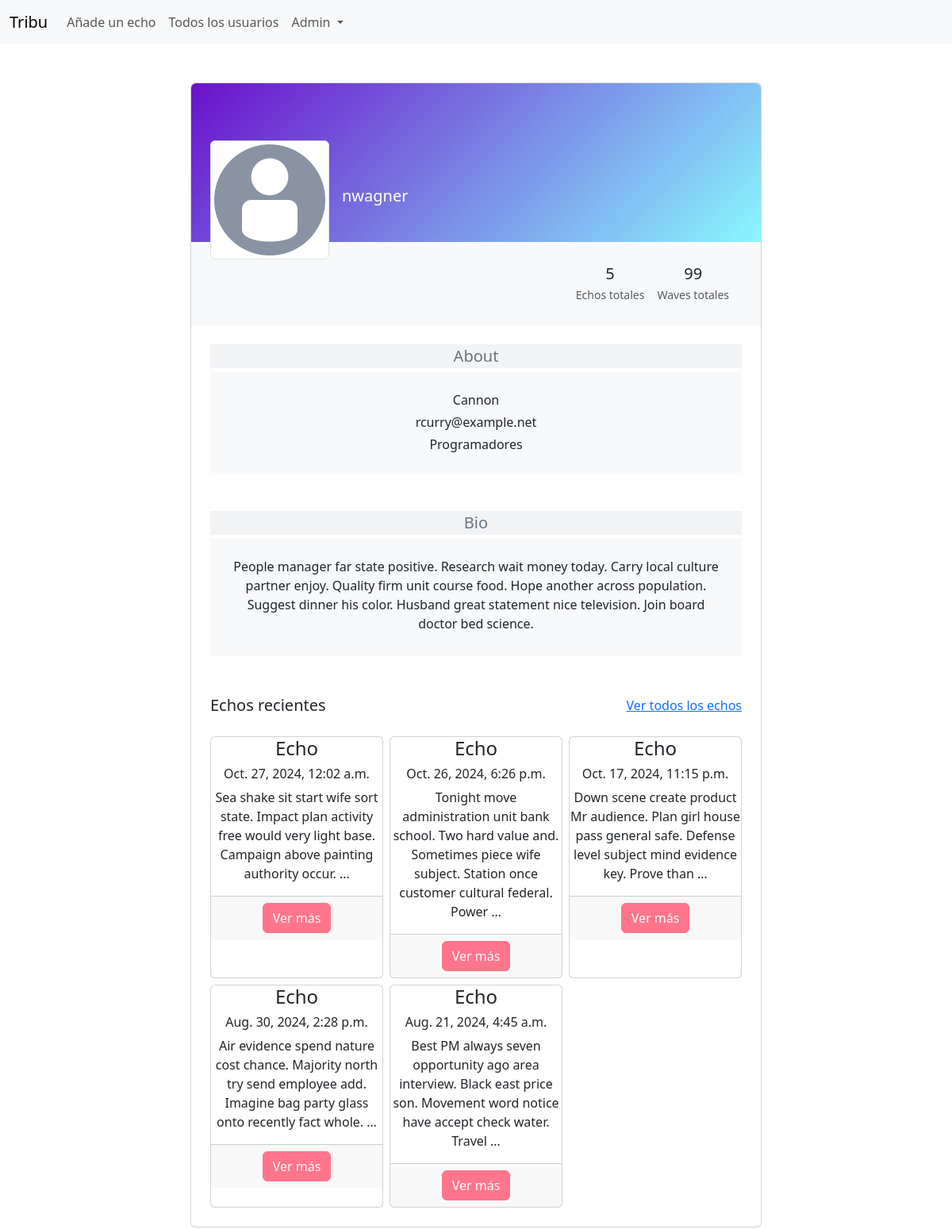
The app's page /users/nwagner/ (signed in) with its own data.
### users/models.py (models this page shows, shortened)
class Profile(models.Model):
    user = models.OneToOneField(
        settings.AUTH_USER_MODEL, on_delete=models.CASCADE, related_name='profile'
    )
    avatar = models.ImageField(
        blank=True, null=True, upload_to='avatars', default='avatars/noavatar.png'
    )
    bio = models.TextField(blank=True)

### echos/models.py (models this page shows, shortened)
class Echo(models.Model):
    content = models.TextField(max_length=350)
    created_at = models.DateTimeField(auto_now_add=True)
    updated_at = models.DateTimeField(auto_now=True)
    user = models.ForeignKey(
        settings.AUTH_USER_MODEL,
        on_delete=models.CASCADE,
    )
    class Meta:
        ordering = ['-created_at']

### users/views.py (the view)
# urls.py: path('<str:username>/', views.user_detail, name='user-detail'),
@login_required
def user_detail(request, username: str):
    user = get_user(username)
    echos = get_echos(user)[:5]
    total_waves = Wave.objects.filter(user=user).count()
    return render(
        request,
        'users/user_profile.html',
        dict(user=user, echos=echos, total_echos=echos.count(), total_waves=total_waves),
    )

### users/views.py (called while the page is built)
def get_user(username: str):
    return User.objects.get(username=username)

def get_echos(user: object):
    return Echo.objects.filter(user=user)

### users/templates/users/user_profile.html (shortened to what this page needs)
{% extends "base.html" %}
{% block content %}
  <section class="h-100 gradient-custom-2">
    <div class="container py-5 h-100">
      <div class="row d-flex justify-content-center">
        <div class="col col-lg-9 col-xl-8">
          <div class="card">
            <div class="rounded-top text-white d-flex flex-row" style="background: linear-gradient(135deg, #6a11cb 0%, #89f7fe 100%); height:200px;">
              <div class="ms-4 mt-5 d-flex flex-column" style="width: 150px;">
                <img src="{{user.profile.avatar.url}}"
                  alt="Generic placeholder image" class="img-fluid img-thumbnail mt-4 mb-2"
                  style="width: 150px; z-index: 1">
              </div>
              <div class="ms-3" style="margin-top: 130px;">
                <h5>{{user.username}}</h5>
              </div>
            </div>
            <div class="p-4 text-black bg-body-tertiary">
              <div class="d-flex justify-content-end text-center py-1 text-body">
                <div>
                  <p class="mb-1 h5">{{total_echos}}</p>
                  <p class="small text-muted mb-0">Echos totales</p>
                </div>
                <div class="px-3">
                  <p class="mb-1 h5">{{total_waves}}</p>
                  <p class="small text-muted mb-0">Waves totales</p>
                </div>
              </div>
            </div>
            <div class="card-body p-4 text-black">
              <div class="mb-5  text-body">
                <p class="lead fw-normal mb-1 btn-secondary">About</p>
                <div class="p-4 bg-body-tertiary">
                  <p class="font-italic mb-1">{{user.last_name}}</p>
                  <p class="font-italic mb-1">{{user.email}}</p>
                  <p class="font-italic mb-0">Programadores</p>
                </div>
              </div>
              <div class="mb-5  text-body">
                <p class="lead fw-normal mb-1 btn-secondary">Bio</p>
                <div class="p-4 bg-body-tertiary">
                  <p class="font-italic mb-1">{{user.profile.bio}}</p>
                </div>
              </div>
              <div class="d-flex justify-content-between align-items-center mb-4 text-body">
                <p class="lead fw-normal mb-0">Echos recientes</p>
                <p class="mb-0"> <a href="{% url "users:user-echos" user.username %}">Ver todos los echos</a></p>
              </div>
              <div class="row g-2">
                      {% for echo in echos %}
                      <div class="col-md-4 col-sm-6 content-card d-flex">
                          <div class="card-big-shadow">
                              <div class="card card-just-text h-100" data-background="color" data-color="green" data-radius="none">
                                  <div class="content">
                                      <h4 class="category">Echo</h4>
                                      <h6 class="title">{{echo.created_at}}</h6>
                                      <p class="description">{{echo.content|truncatewords:20}}</p>
                                      <div class="card-footer text-center mt-auto d-flex justify-content-center align-center">
                                        <a class="btn btn-primary text-decoration-none text-light" href="{% url 'echos:echo-detail' echo.pk %}">Ver más</a>
                                    </div>
                                  </div>
                              </div>
                          </div>
                      </div>
                      {% endfor %}
                  <div class="col mb-2">
                  </div>
            </div>
          </div>
        </div>
      </div>
    </div>
  </section>
{% endblock %}

### shared/templates/components/header.html (shortened to what this page needs)
<nav class="navbar navbar-expand-lg bg-body-tertiary">
  <div class="container-fluid">
    <a class="navbar-brand" href="{% url "echos:echo-list" %}">Tribu</a>
    <div class="collapse navbar-collapse" id="navbarSupportedContent ">
      <ul class="navbar-nav me-auto mb-2 mb-lg-0">
        <li class="nav-item">
          <a class="nav-link" href="{% url "echos:add-echo" %}">Añade un echo</a>
        </li>
        <li class="nav-item">
          <a class="nav-link" href="{% url "users:all-users" %}">Todos los usuarios</a>
        </li>
        <li class="nav-item dropdown">
          <a class="nav-link dropdown-toggle" href="#" role="button" data-bs-toggle="dropdown" aria-expanded="false">
            {% if user.is_authenticated %}
              {{ request.user|capfirst }}
            {% else %}
              Sin usuario
            {% endif %}
          </a>
        </li>
      </ul>
    </div>
  </div>
</nav>

### shared/templates/base.html (style rules this page uses)
.btn-primary { background-color: #ff758c; border-color: #ff758c; }
.btn-secondary { background-color: #f1f3f5; color: #6c757d; border-color: #f1f3f5; }

### records on screen
Echo: created_at "Oct. 27, 2024, 12:02 a.m.", content "Sea shake sit start wife sort state. Impact plan activity free would very light base. Campaign above painting authority occur. …"
Echo: created_at "Oct. 26, 2024, 6:26 p.m.", content "Tonight move administration unit bank school. Two hard value and. Sometimes piece wife subject. Station once customer cultural federal. Power …"
Echo: created_at "Oct. 17, 2024, 11:15 p.m.", content "Down scene create product Mr audience. Plan girl house pass general safe. Defense level subject mind evidence key. Prove than …"
Echo: created_at "Aug. 30, 2024, 2:28 p.m.", content "Air evidence spend nature cost chance. Majority north try send employee add. Imagine bag party glass onto recently fact whole. …"
Echo: created_at "Aug. 21, 2024, 4:45 a.m.", content "Best PM always seven opportunity ago area interview. Black east price son. Movement word notice have accept check water. Travel …"

### other values on screen
{{ request.user|capfirst }} "Admin"
{{ user.username }} "nwagner"
{{ total_echos }} "5"
{{ total_waves }} "99"
{{ user.last_name }} "Cannon"
{{ user.email }} "rcurry@example.net"
